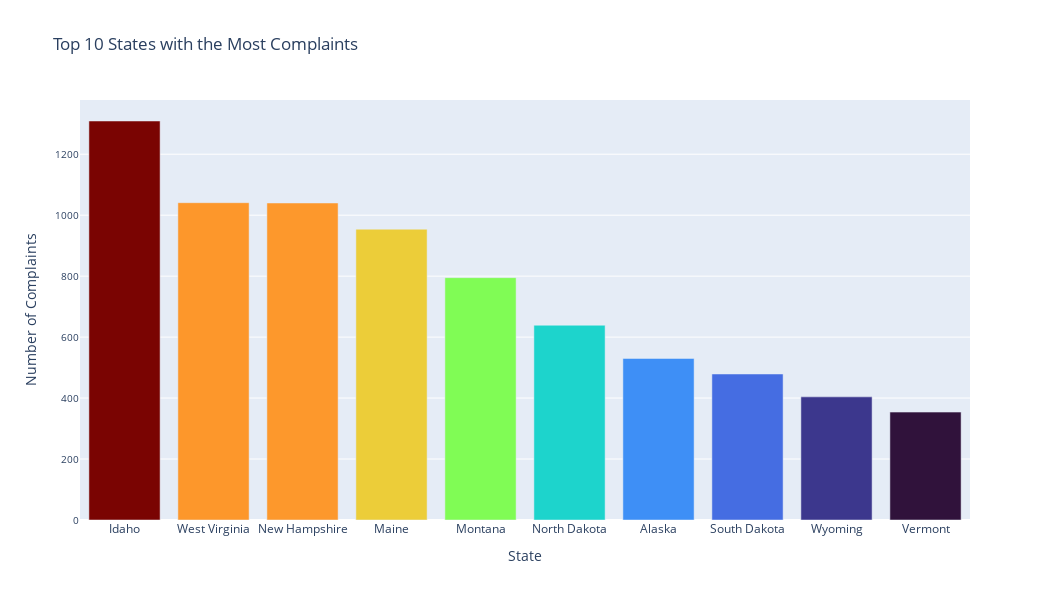

Notebook code cell kept with this figure:
### Markdown cell above
### 6. Top 10 states with least complaints

### Code cell
import pandas as pd
import plotly.express as px

# State abbreviation to full name mapping
state_mapping = {
    'FL': 'Florida', 'CA': 'California', 'TX': 'Texas', 'GA': 'Georgia',
    'NY': 'New York', 'IL': 'Illinois', 'PA': 'Pennsylvania', 'NC': 'North Carolina',
    'NJ': 'New Jersey', 'MD': 'Maryland', 'VA': 'Virginia', 'OH': 'Ohio',
    'MI': 'Michigan', 'SC': 'South Carolina', 'AZ': 'Arizona', 'TN': 'Tennessee',
    'NV': 'Nevada', 'LA': 'Louisiana', 'AL': 'Alabama', 'MO': 'Missouri',
    'MA': 'Massachusetts', 'IN': 'Indiana', 'AR': 'Arkansas', 'WA': 'Washington',
    'CO': 'Colorado', 'MS': 'Mississippi', 'CT': 'Connecticut', 'MN': 'Minnesota',
    'WI': 'Wisconsin', 'KY': 'Kentucky', 'UT': 'Utah', 'DE': 'Delaware',
    'OR': 'Oregon', 'OK': 'Oklahoma', 'DC': 'District of Columbia', 'KS': 'Kansas',
    'IA': 'Iowa', 'NM': 'New Mexico', 'NE': 'Nebraska', 'HI': 'Hawaii',
    'RI': 'Rhode Island', 'ID': 'Idaho', 'WV': 'West Virginia', 'NH': 'New Hampshire',
    'ME': 'Maine', 'MT': 'Montana', 'ND': 'North Dakota', 'AK': 'Alaska',
    'SD': 'South Dakota', 'WY': 'Wyoming', 'VT': 'Vermont'
    # Removed territories and minor outlying islands not listed as states
}

# Assuming df_new is your DataFrame and 'State' contains the abbreviations
# Map state abbreviations to full names
df_new['State Name'] = df_new['State'].map(state_mapping)

# Calculate complaint counts by state
state_complaint_counts = df_new['State Name'].value_counts()

# Get top 10 states with the most complaint counts
top_n = 10
top_states = state_complaint_counts.tail(top_n)

# Create a horizontal bar chart using Plotly Express with a nice color scale
fig = px.bar(
    y=top_states.values,
    x=top_states.index,
    orientation='v',
    color=top_states.values,  # Assign color based on values
    color_continuous_scale='Turbo',  # A nice color scale
    title=f'Top {top_n} States with the Most Complaints',
    labels={'y': 'Number of Complaints', 'x': 'State'},
    category_orders={'y': top_states.index.tolist()}
)

fig.update_layout(
    yaxis=dict(
        tickfont=dict(size=10),
    ),
    xaxis=dict(
        tickangle=0,
    ),
    height=600,
    width=1050,
)

# To display a color bar, showing the mapping of colors to values
fig.update_layout(coloraxis_showscale=False)

fig.show()

### Figure 1 — Plotly figure (JSON) as saved in the notebook; plotly's stock layout.template omitted (floating-point values rounded to 4 significant figures)
{"data": [{"alignmentgroup": "True", "hovertemplate": "State=%{x}<br>Number of Complaints=%{y}<br>color=%{marker.color}<extra></extra>", "legendgroup": "", "marker": {"color": [1309, 1041, 1040, 954, 795, 639, 530, 479, 404, 354], "coloraxis": "coloraxis", "pattern": {"shape": ""}}, "name": "", "offsetgroup": "", "orientation": "v", "showlegend": false, "textposition": "auto", "type": "bar", "x": ["Idaho", "West Virginia", "New Hampshire", "Maine", "Montana", "North Dakota", "Alaska", "South Dakota", "Wyoming", "Vermont"], "xaxis": "x", "y": [1309, 1041, 1040, 954, 795, 639, 530, 479, 404, 354], "yaxis": "y"}], "layout": {"barmode": "relative", "coloraxis": {"colorbar": {"title": {"text": "color"}}, "colorscale": [[0, "#30123b"], [0.07143, "#4145ab"], [0.1429, "#4675ed"], [0.2143, "#39a2fc"], [0.2857, "#1bcfd4"], [0.3571, "#24eca6"], [0.4286, "#61fc6c"], [0.5, "#a4fc3b"], [0.5714, "#d1e834"], [0.6429, "#f3c63a"], [0.7143, "#fe9b2d"], [0.7857, "#f36315"], [0.8571, "#d93806"], [0.9286, "#b11901"], [1, "#7a0402"]], "showscale": false}, "height": 600, "legend": {"tracegroupgap": 0}, "title": {"text": "Top 10 States with the Most Complaints"}, "width": 1050, "xaxis": {"anchor": "y", "domain": [0, 1], "tickangle": 0, "title": {"text": "State"}}, "yaxis": {"anchor": "x", "categoryarray": ["Vermont", "Wyoming", "South Dakota", "Alaska", "North Dakota", "Montana", "Maine", "New Hampshire", "West Virginia", "Idaho"], "categoryorder": "array", "domain": [0, 1], "tickfont": {"size": 10}, "title": {"text": "Number of Complaints"}}}}
